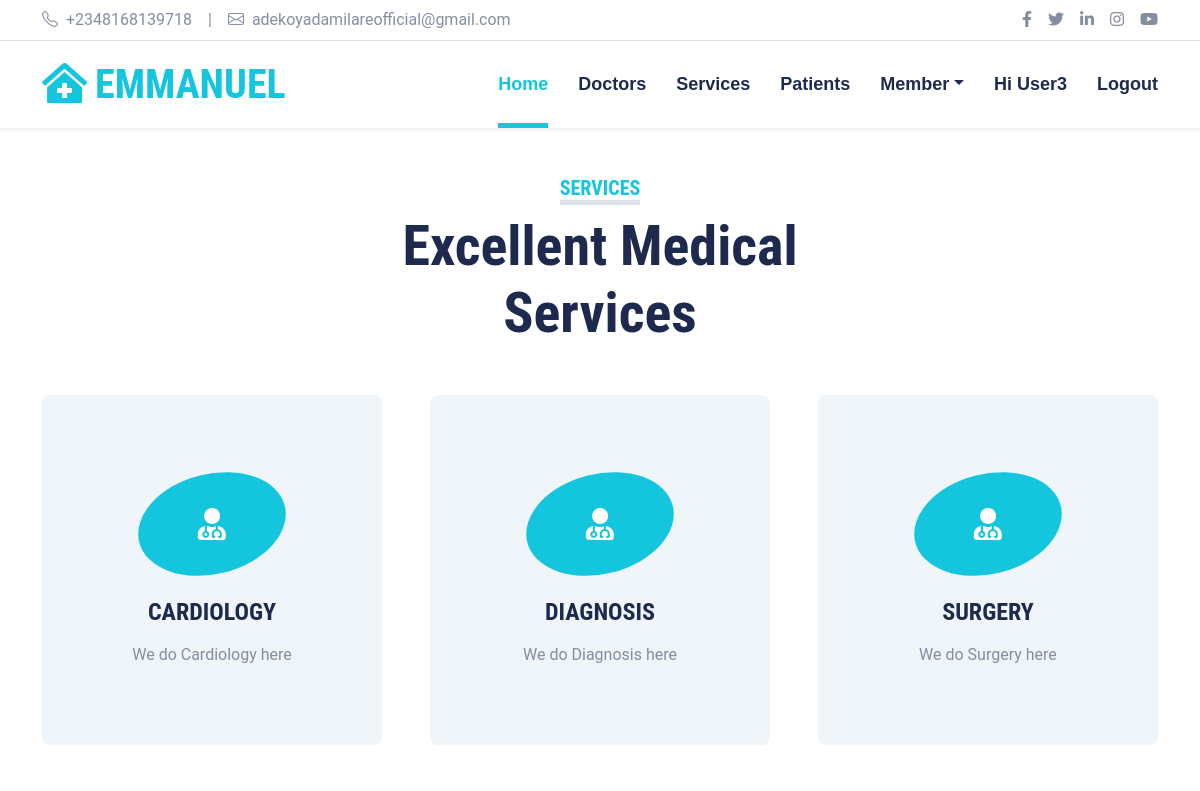
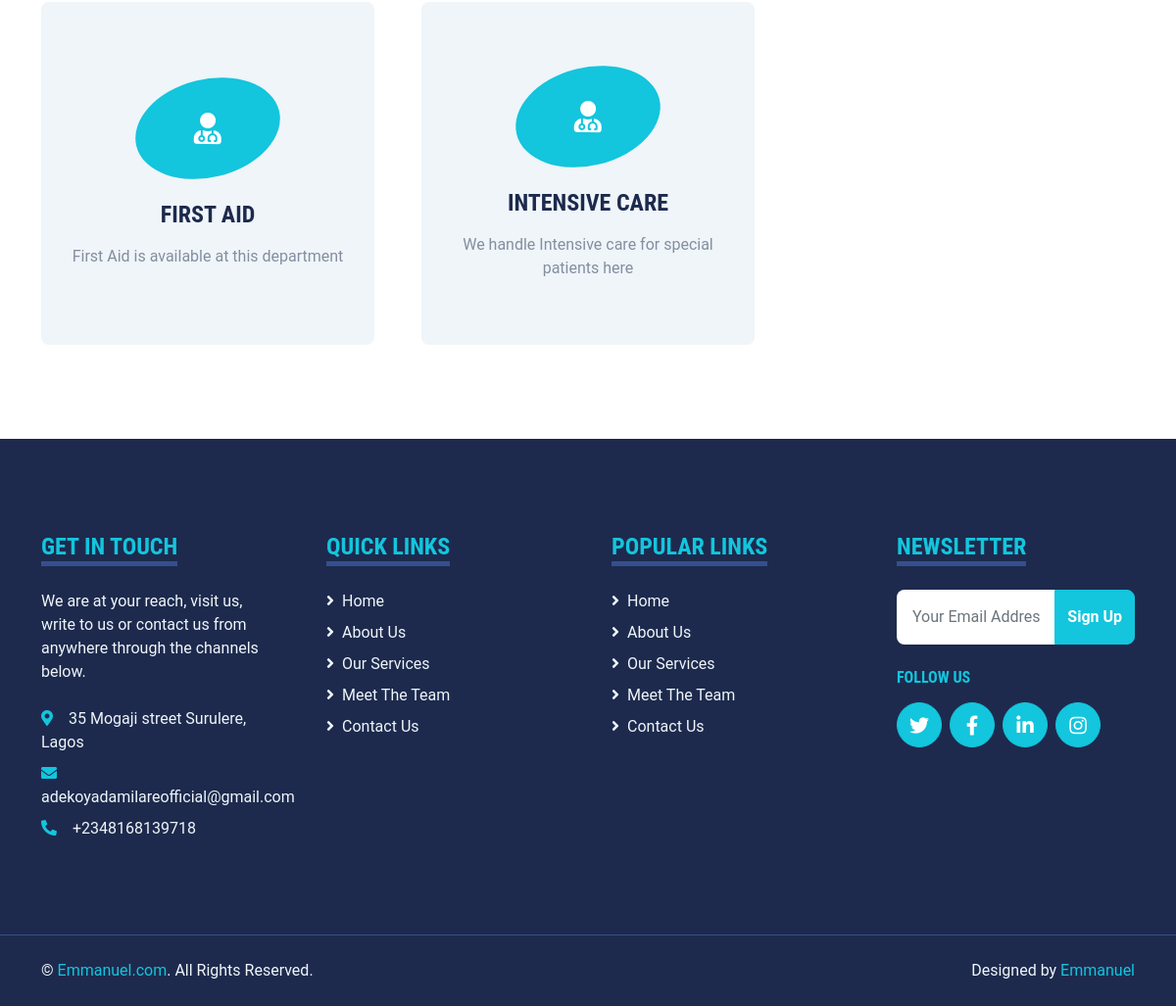
The app's page /hospital/departments (signed in) with its own data (2 pictures, top to bottom).
### web/models.py (models this page shows, shortened)
class Department(models.Model):
    service = models.CharField(choices=SERVICE_CHOICES, max_length=25)
    image = models.ImageField(upload_to='service_image')
    description = models.TextField()

### web/views.py (the view)
# urls.py: path('departments', DepartmentsPage , name='departments'),
def DepartmentsPage(request):
    departments = Department.objects.all()# request.POST("email") # OR request.POST.get["email"] OR request.POST.get("name")
    context = {
        'departments': departments
    }
    return render(request, "web/service.html", context)

### web/templates/web/service.html (shortened to what this page needs)
{% extends "web/index.html" %}
{% block content %}
<!DOCTYPE html>
<html lang="en">
<head>
</head>
<body>
    <div class="container-fluid py-5">
        <div class="container">
            <div class="text-center mx-auto mb-5" style="max-width: 500px;">
                <h5 class="d-inline-block text-primary text-uppercase border-bottom border-5">Services</h5>
                <h1 class="display-4">Excellent Medical Services</h1>
            </div>
            <div class="row g-5">
                {% for i in departments %}
                <div class="col-lg-4 col-md-6">
                    <div class="service-item bg-light rounded d-flex flex-column align-items-center justify-content-center text-center">
                        <div class="service-icon mb-4">
                            <i class="fa fa-2x fa-user-md text-white"></i>
                        </div>
                        <h4 class="mb-3">{{ i.service }}</h4>
                        <p class="m-0">{{ i.description }}</p>
                    </div>
                </div>
                {% endfor %}
            </div>
        </div>
    </div>
</body>
</html>
{% endblock content %}

### web/templates/web/index.html (shortened to what this page needs)
{% load static %}
<!DOCTYPE html>
<html lang="en">
<head>
    <link href="https://cdnjs.cloudflare.com/ajax/libs/font-awesome/5.15.0/css/all.min.css" rel="stylesheet">
    <link href="https://cdn.jsdelivr.net/npm/bootstrap-icons@1.4.1/font/bootstrap-icons.css" rel="stylesheet">
    <link href="{% static 'web/lib/owlcarousel/assets/owl.carousel.min.css' %}" rel="stylesheet">
    <link href="{% static 'web/lib/tempusdominus/css/tempusdominus-bootstrap-4.min.css' %}" rel="stylesheet" />
    <link href="{% static 'web/css/bootstrap.min.css' %}" rel="stylesheet">
    <link href="{% static 'web/css/style.css' %}" rel="stylesheet">
</head>
<body>
    <div class="container-fluid py-2 border-bottom d-none d-lg-block">
        <div class="container">
            <div class="row">
                <div class="col-md-6 text-center text-lg-start mb-2 mb-lg-0">
                    <div class="d-inline-flex align-items-center">
                        <a class="text-decoration-none text-body pe-3" href=""><i class="bi bi-telephone me-2"></i>+2348168139718</a>
                        <span class="text-body">|</span>
                        <a class="text-decoration-none text-body px-3" href=""><i class="bi bi-envelope me-2"></i>adekoyadamilareofficial@gmail.com</a>
                    </div>
                </div>
                <div class="col-md-6 text-center text-lg-end">
                    <div class="d-inline-flex align-items-center">
                        <a class="text-body px-2" href="">
                            <i class="fab fa-facebook-f"></i>
                        </a>
                        <a class="text-body px-2" href="">
                            <i class="fab fa-twitter"></i>
                        </a>
                        <a class="text-body px-2" href="">
                            <i class="fab fa-linkedin-in"></i>
                        </a>
                        <a class="text-body px-2" href="">
                            <i class="fab fa-instagram"></i>
                        </a>
                        <a class="text-body ps-2" href="">
                            <i class="fab fa-youtube"></i>
                        </a>
                    </div>
                </div>
            </div>
        </div>
    </div>
    <div class="container-fluid sticky-top bg-white shadow-sm">
        <div class="container">
            <nav class="navbar navbar-expand-lg bg-white navbar-light py-3 py-lg-0">
                <a href="{% url 'home' %}" class="navbar-brand">
                    <h1 class="m-0 text-uppercase text-primary"><i class="fa fa-clinic-medical me-2"></i>Emmanuel</h1>
                </a>
                <div class="collapse navbar-collapse" id="navbarCollapse">
                    <div class="navbar-nav ms-auto py-0">
                        <a href="{% url 'home' %}" class="nav-item nav-link active">Home</a>
                        <a href="{% url 'doctors' %}" class="nav-item nav-link">Doctors</a>
                        <a href="{% url 'departments' %}" class="nav-item nav-link">Services</a>
                        <a href="{% url 'patients' %}" class="nav-item nav-link">Patients</a>
                        <div class="nav-item dropdown">
                            <a href="#" class="nav-link dropdown-toggle" data-bs-toggle="dropdown">Member</a>
                        </div>
                        {% if user.username %}
                        <a href="{% url 'detail' user.pk %}" class="nav-item nav-link">Hi {{ user.username }}</a>
                        <a href="{% url 'logout' %}" class="nav-item nav-link">Logout</a>
                        {% endif %}
                    </div>
                </div>
            </nav>
        </div>
    </div>
    {% block content %}{% endblock content %}
    <div class="container-fluid bg-dark text-light mt-5 py-5">
        <div class="container py-5">
            <div class="row g-5">
                <div class="col-lg-3 col-md-6">
                    <h4 class="d-inline-block text-primary text-uppercase border-bottom border-5 border-secondary mb-4">Get In Touch</h4>
                    <p class="mb-4">We are at your reach, visit us, write to us or contact us from anywhere through the channels below.</p>
                    <p class="mb-2"><i class="fa fa-map-marker-alt text-primary me-3"></i>35 Mogaji street Surulere, Lagos</p>
                    <p class="mb-2"><i class="fa fa-envelope text-primary me-3"></i>adekoyadamilareofficial@gmail.com</p>
                    <p class="mb-0"><i class="fa fa-phone-alt text-primary me-3"></i>+2348168139718</p>
                </div>
                <div class="col-lg-3 col-md-6">
                    <h4 class="d-inline-block text-primary text-uppercase border-bottom border-5 border-secondary mb-4">Quick Links</h4>
                    <div class="d-flex flex-column justify-content-start">
                        <a class="text-light mb-2" href="{% url 'home' %}"><i class="fa fa-angle-right me-2"></i>Home</a>
                        <a class="text-light mb-2" href="{% url 'home' %}"><i class="fa fa-angle-right me-2"></i>About Us</a>
                        <a class="text-light mb-2" href="{% url 'departments' %}"><i class="fa fa-angle-right me-2"></i>Our Services</a>
                        <a class="text-light mb-2" href="{% url 'doctors' %}"><i class="fa fa-angle-right me-2"></i>Meet The Team</a>
                        <a class="text-light" href="#"><i class="fa fa-angle-right me-2"></i>Contact Us</a>
                    </div>
                </div>
                <div class="col-lg-3 col-md-6">
                    <h4 class="d-inline-block text-primary text-uppercase border-bottom border-5 border-secondary mb-4">Popular Links</h4>
                    <div class="d-flex flex-column justify-content-start">
                        <a class="text-light mb-2" href="{% url 'home' %}"><i class="fa fa-angle-right me-2"></i>Home</a>
                        <a class="text-light mb-2" href="{% url 'home' %}"><i class="fa fa-angle-right me-2"></i>About Us</a>
                        <a class="text-light mb-2" href="{% url 'departments' %}"><i class="fa fa-angle-right me-2"></i>Our Services</a>
                        <a class="text-light mb-2" href="{% url 'doctors' %}"><i class="fa fa-angle-right me-2"></i>Meet The Team</a>
                        <a class="text-light" href="#"><i class="fa fa-angle-right me-2"></i>Contact Us</a>
                    </div>
                </div>
                <div class="col-lg-3 col-md-6">
                    <h4 class="d-inline-block text-primary text-uppercase border-bottom border-5 border-secondary mb-4">Newsletter</h4>
                    <form action="" method="post">
                        <div class="input-group">
                            <input type="text" class="form-control p-3 border-0" name="email" placeholder="Your Email Address">
                            <button type="submit" class="btn btn-primary">Sign Up</button>
                        </div>
                    </form>
                    <h6 class="text-primary text-uppercase mt-4 mb-3">Follow Us</h6>
                    <div class="d-flex">
                        <a class="btn btn-lg btn-primary btn-lg-square rounded-circle me-2" href="https://twitter.com/iamdamified"><i class="fab fa-twitter"></i></a>
                        <a class="btn btn-lg btn-primary btn-lg-square rounded-circle me-2" href="https://www.facebook.com/adekoyadray"><i class="fab fa-facebook-f"></i></a>
                        <a class="btn btn-lg btn-primary btn-lg-square rounded-circle me-2" href="https://www.linkedin.com/in/emmanuel-adekoya-pmp-740325244/"><i class="fab fa-linkedin-in"></i></a>
                        <a class="btn btn-lg btn-primary btn-lg-square rounded-circle" href="https://www.instagram.com/iamdamified/"><i class="fab fa-instagram"></i></a>
                    </div>
                </div>
            </div>
        </div>
    </div>
    <div class="container-fluid bg-dark text-light border-top border-secondary py-4">
        <div class="container">
            <div class="row g-5">
                <div class="col-md-6 text-center text-md-start">
                    <p class="mb-md-0">&copy; <a class="text-primary" href="#">Emmanuel.com</a>. All Rights Reserved.</p>
                </div>
                <div class="col-md-6 text-center text-md-end">
                    <p class="mb-0">Designed by <a class="text-primary" href="">Emmanuel</a></p>
                </div>
            </div>
        </div>
    </div>
</body>
</html>

### web/static/web/css/style.css (style rules this page uses)
:root { --primary: #13C5DD; --secondary: #354F8E; --light: #EFF5F9; --dark: #1D2A4D; }
.btn { font-weight: 700; transition: .5s; }
.btn-primary { color: #FFFFFF; }
.btn-lg-square { width: 46px; height: 46px; }
.btn-square, .btn-sm-square, .btn-lg-square { padding-left: 0; padding-right: 0; text-align: center; }
.navbar-light .navbar-nav .nav-link { font-family: 'Jost', sans-serif; position: relative; margin-left: 30px; padding: 30px 0; font-size: 18px; font-weight: 700; color: var(--dark); outline: none; transition: .5s; }
.navbar-light .navbar-nav .nav-link:hover, .navbar-light .navbar-nav .nav-link.active { color: var(--primary); }
@media (min-width: 992px) { .navbar-light .navbar-nav .nav-link::before { position: absolute; content: ""; width: 0; height: 5px; bottom: 0; left: 50%; background: var(--primary); transition: .5s; } }
@media (min-width: 992px) { .navbar-light .navbar-nav .nav-link:hover::before, .navbar-light .navbar-nav .nav-link.active::before { width: 100%; left: 0; } }
.service-item { position: relative; height: 350px; padding: 0 30px; transition: .5s; }
.service-item .service-icon { width: 150px; height: 100px; display: flex; align-items: center; justify-content: center; background: var(--primary); border-radius: 50%; transform: rotate(-14deg); }
.service-item .service-icon i { transform: rotate(15deg); }

### records on screen
Department: service "CARDIOLOGY", description "We do Cardiology here"
Department: service "DIAGNOSIS", description "We do Diagnosis here"
Department: service "SURGERY", description "We do Surgery here"
Department: service "FIRST AID", description "First Aid is available at this department"
Department: service "INTENSIVE CARE", description "We handle Intensive care for special patients here"

### other values on screen
{{ user.username }} "User3"
